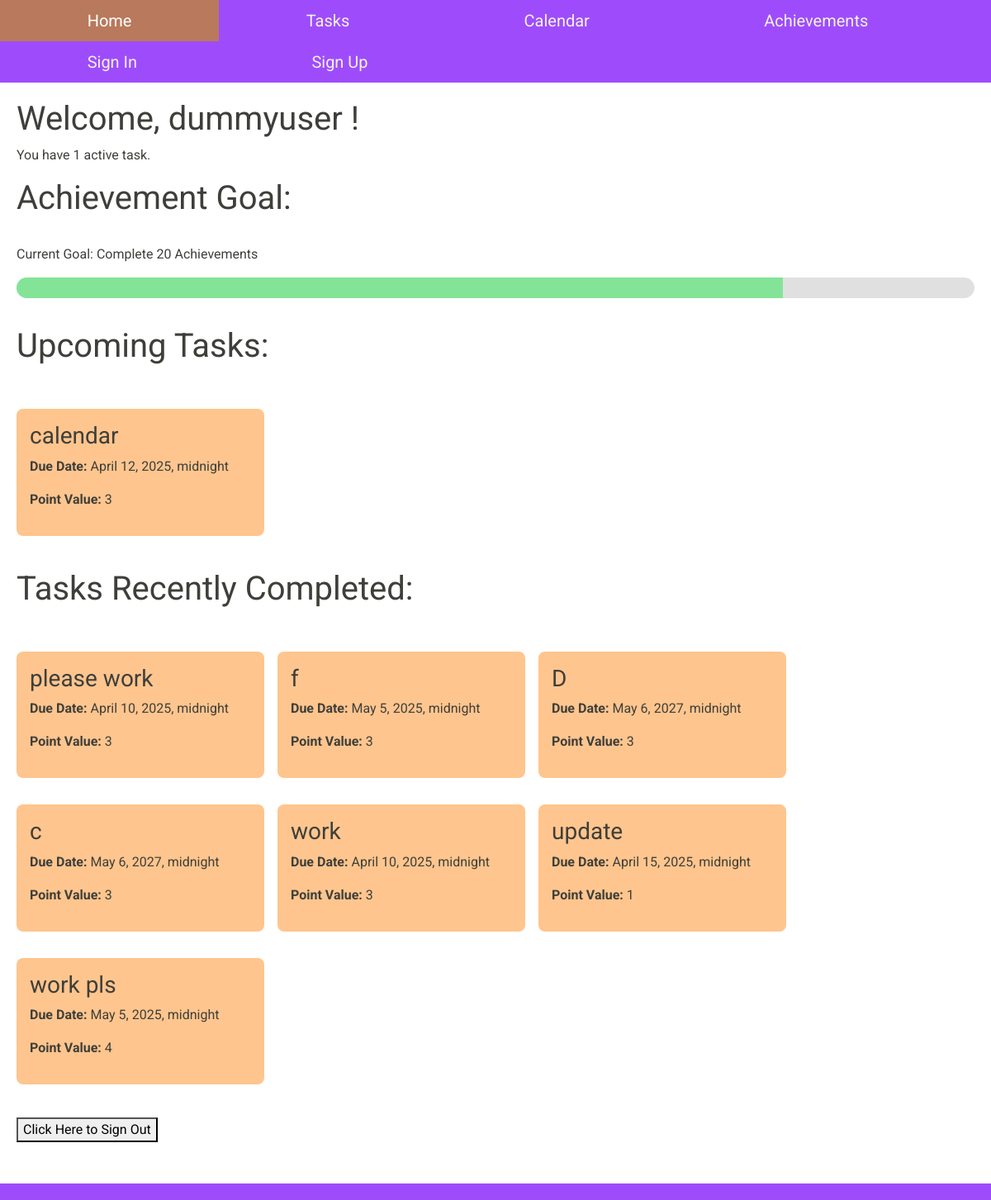
The page / (signed in) on the database its author committed.
### tasks/models.py (models this page shows, shortened)
class Task(models.Model):
    VALUE_CHOICES = [(i, str(i)) for i in range(1, 6)]
    title = models.CharField(max_length=255)
    description = models.TextField(blank=True, null=True)
    created_at = models.DateTimeField(auto_now_add=True)
    updated_at = models.DateTimeField(auto_now=True)
    due_date = models.DateTimeField(blank=True, null=True)
    completed = models.BooleanField(default=False)
    value = models.PositiveIntegerField(choices=VALUE_CHOICES, default = 3)
    user = models.ForeignKey(User, on_delete=models.CASCADE, related_name="tasks")
    calendar_date = models.ForeignKey(CalendarDate, on_delete=models.SET_NULL, null=True, blank=True, related_name='tasks')

### main/views.py (the view)
# urls.py: 2. Add a URL to urlpatterns:  path('', views.home, name='home')
def home(request):
    task_count = 0
    if request.user.is_authenticated:
        task_count = Task.objects.filter(
            user=request.user,
            completed=False
        ).count()
    task_list = []
    task_list_completed = []
    if request.user.is_authenticated:
       task_list = Task.objects.filter(
          user=request.user,
          completed=False
       )
    if request.user.is_authenticated:
       task_list_completed = Task.objects.filter(
          user=request.user,
          completed=True
       )
    return render(request, 'home.html', {
        'task_count': task_count,
        'task_list': task_list,
        'task_list_completed': task_list_completed,
    })

### dashboard/templates/home.html (shortened to what this page needs)
{%extends "base.html"%}
{% block content %}
<div class="dashboard">
{% if user.is_authenticated %}
  <h1> Welcome,
  {{ user.username }}
  ! </h1>
{% else %}
  No user logged in.
  <button onclick="window.location.href='currentuser';">Click Here to Sign In</button>
{% endif %}
<p>
  You have {{ task_count }} active task{{ task_count|pluralize }}.
</p>
<h1>
  Achievement Goal:
</h1>
<br>
<p>
  Current Goal: Complete 20 Achievements
</p>
<div class="progress-bar-container">
  <div class="progress-bar-fill" style="width: 80%;"></div>
</div>
<br>
<h1>
  Upcoming Tasks:
</h1>
<br>
<div class="task-container">
  {% for task in task_list %}
  <div class="task-card">
  <h3>{{ task.title }}</h3>
  <p><strong>Due Date:</strong> {{ task.due_date }}</p>
  <p><strong>Point Value:</strong> {{ task.value }}</p>
  </div>
  {% empty %}
    <p>No active tasks.</p>
  {% endfor %}
</div>
<br>
<h1>
  Tasks Recently Completed:
</h1>
<br>
<div class="task-container">
  {% for task in task_list_completed %}
  <div class="task-card">
    <h3>{{ task.title }}</h3>
  <p><strong>Due Date:</strong> {{ task.due_date }}</p>
  <p><strong>Point Value:</strong> {{ task.value }}</p>
  </div>
  {% empty %}
    <p>No completed tasks yet.</p>
  {% endfor %}
</div>
<br>
<button onclick="window.location.href='logout';">Click Here to Sign Out</button>
</div>
{%endblock%}

### main/templates/base.html (style rules this page uses)
body { padding-bottom: 50px; }

### dashboard/templates/home.html (style rules this page uses)
.dashboard { max-width: 1650px; margin: 0 auto; padding: 20px; }
.task-card { background-color: #ffc58e; padding: 20px; border-radius: 8px; width: 300px; padding: 16px; margin-bottom: 16px; }
.task-container { display: flex; flex-wrap: wrap; gap: 16px; margin-top: 20px; }
.progress-bar-container { width: 100%; background-color: #e0e0e0; border-radius: 8px; overflow: hidden; height: 20px; margin-bottom: 10px; }
.progress-bar-fill { height: 100%; background-color: #4caf50; transition: width 0.4s ease-in-out; }
.progress-bar-container { width: 100%; max-width: 1600px; height: 25px; background-color: #e0e0e0; border-radius: 20px; overflow: hidden; margin-top: 10px; }
.progress-bar-fill { height: 100%; background-color: rgb(131, 228, 151); transition: width 0.5s ease-in-out; }

### rows shown on the page
Task: title "calendar", due_date "April 12, 2025, midnight", value "3"
Task: title "please work", due_date "April 10, 2025, midnight", value "3"
Task: title "f", due_date "May 5, 2025, midnight", value "3"
Task: title "D", due_date "May 6, 2027, midnight", value "3"
Task: title "c", due_date "May 6, 2027, midnight", value "3"
Task: title "work", due_date "April 10, 2025, midnight", value "3"
Task: title "update", due_date "April 15, 2025, midnight", value "1"
Task: title "work pls", due_date "May 5, 2025, midnight", value "4"

### other values the page prints
{{ user.username }} "dummyuser"
{{ task_count }} "1"
